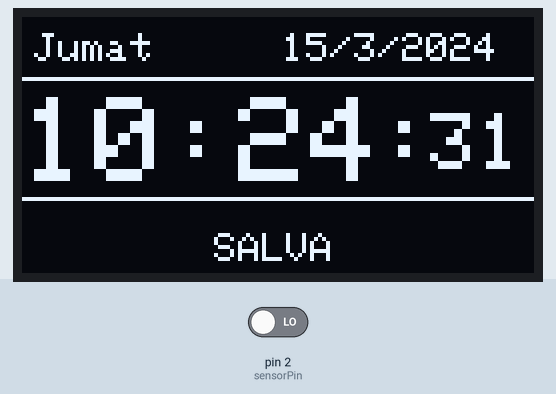
A sketch run on a simulated Arduino Uno, built with avr-gcc and run on an emulated ATmega328P. Parts: 128×64 one-colour display. The inputs (shaded band) are chosen by the test bench; at power-on: pin 2 (sensorPin) LOW. The local clock reads 2024-03-15 10:24:30 at power-on unless the sketch sets it; random numbers use the default seed unless the sketch sets one; what the sketch prints to the serial monitor is not drawn.

Above: at 1.1 s.
At 5.2 s:
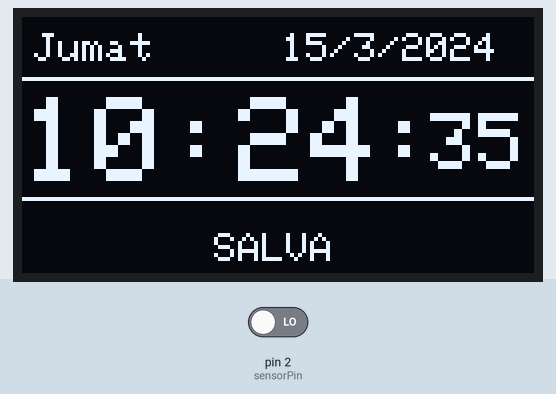
At 9.4 s:
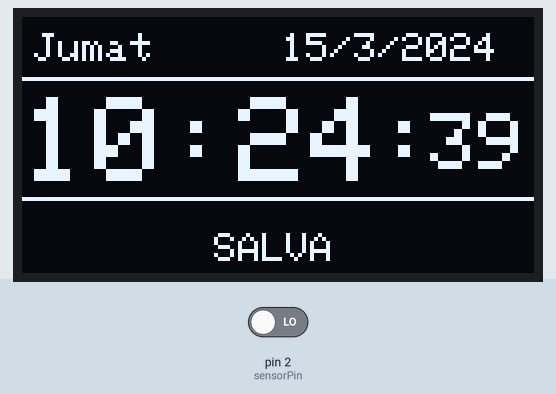
At 17.6 s:
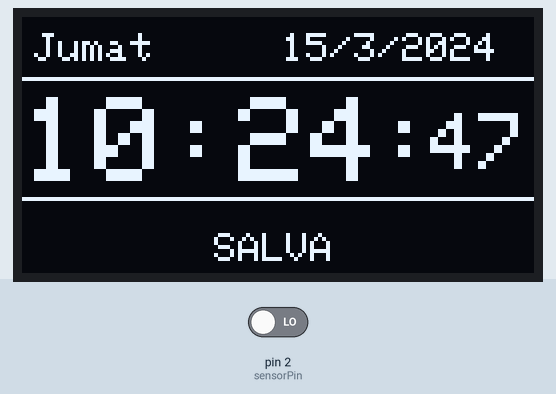
At 33.3 s:
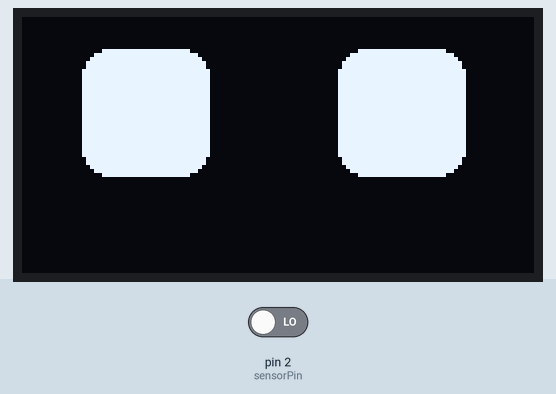
At 38.22 s:
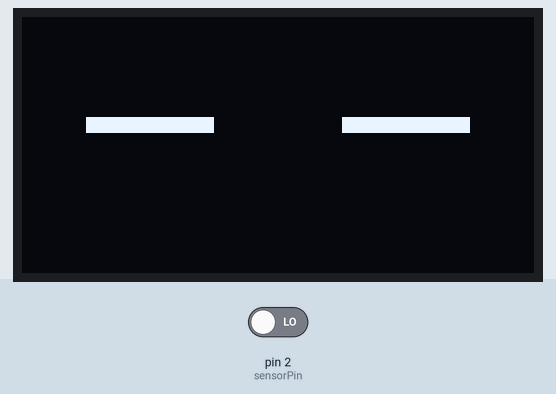

The sketch:

main.ino
```cpp
#include <Wire.h>
#include "RTClib.h"
#include <Adafruit_GFX.h>
#include <Adafruit_SSD1306.h>

RTC_DS1307 rtc;

int num = 1;
int number = 1;
const int sensorPin = 2;  // Pin sensor getar
unsigned long lastVibrationTime = 0;  // Waktu getaran terakhir terdeteksi
unsigned long debounceDelay = 50;     // Waktu debounce untuk menghindari pembacaan false
unsigned long interval = 30000;       // Interval 1 menit (60.000 ms)
bool vibrationDetected = false;

#define SCREEN_WIDTH 128 // OLED display width, in pixels
#define SCREEN_HEIGHT 64 // OLED display height, in pixels
#define BUTTON_1 12
// Declaration for an SSD1306 display connected to I2C (SDA, SCL pins)
#define OLED_RESET     -1 // Reset pin # (or -1 if sharing Arduino reset pin)
Adafruit_SSD1306 display(SCREEN_WIDTH, SCREEN_HEIGHT, &Wire, OLED_RESET);

#include "eyes.h"

bool state_button_1 = false;
int sleepCounter = 0;

char daysOfTheWeek[7][12] = {"Minggu", "Senin", "Selasa", "Rabu", "Kamis", "Jumat", "Sabtu"};

void setup() {
  // put your setup code here, to run once:
  pinMode(sensorPin, INPUT);
  pinMode(8,INPUT_PULLUP);
  pinMode(9,INPUT_PULLUP);
  pinMode(10,INPUT_PULLUP);
  pinMode(11,INPUT_PULLUP);
  pinMode(BUTTON_1, INPUT_PULLUP);
  digitalWrite(BUTTON_1, HIGH);
  lastVibrationTime = millis();  // Inisialisasi dengan waktu sekarang

  Serial.begin(115200);
  Serial.println("Booting");

  if (!rtc.begin()) {
    Serial.println("Couldn't find RTC");
    Serial.flush();
    abort();
  }

  DateTime now = rtc.now();
  Serial.print("Current time: ");
  Serial.print(now.year(), DEC);
  Serial.print('/');
  Serial.print(now.month(), DEC);
  Serial.print('/');
  Serial.print(now.day(), DEC);
  Serial.print(" ");
  Serial.print(now.hour(), DEC);
  Serial.print(':');
  Serial.print(now.minute(), DEC);
  Serial.print(':');
  Serial.print(now.second(), DEC);
  Serial.println();

  // Update RTC with a new time, e.g., to the time when the Arduino was last reset
  // rtc.adjust(DateTime(F(__DATE__), F(__TIME__))); // Uncomment this line to use the compile time

  if(!display.begin(SSD1306_SWITCHCAPVCC, 0x3c)) { // Address 0x3D for 128x64
    Serial.println(F("SSD1306 allocation failed"));
    for(;;); // Don't proceed, loop forever
  }

  delay(1000);  // Pause for 2 seconds
  // Clear the buffer
  display.clearDisplay();
  display.setTextColor(WHITE);
}

unsigned char readkey(void){
  unsigned char ret=0;
    if (digitalRead(8)==0 ) ret=1;  //izquierda
    if (digitalRead(9)==0) ret+=2; //arriba
    if (digitalRead(10)==0) ret+=4; //abajo
    if (digitalRead(11)==0) ret+=8; //fuego
  return (ret);
}

String formatOrdinal(uint8_t x) {
  String suffix;

  if (x >= 11 && x <= 13) {
    suffix = "th";
  } else {
    switch (x % 10) {
      case 1:
        suffix = "st";
        break;
      case 2:
        suffix = "nd";
        break;
      case 3:
        suffix = "rd";
        break;
      default:
        suffix = "th";
        break;
    }
  }

  return String(x) + suffix;
}

String DayMonthYear(uint8_t Day, uint8_t Month, uint16_t Year){
  String DayMonthYearText;
  if (Month == 1)  DayMonthYearText = "JAN ";
  if (Month == 2)  DayMonthYearText = "FEB ";
  if (Month == 3)  DayMonthYearText = "MAR ";
  if (Month == 4)  DayMonthYearText = "APR ";
  if (Month == 5)  DayMonthYearText = "MAY ";
  if (Month == 6)  DayMonthYearText = "JUN ";
  if (Month == 7)  DayMonthYearText = "JUL ";
  if (Month == 8)  DayMonthYearText = "AUG ";
  if (Month == 9)  DayMonthYearText = "SEP ";
  if (Month == 10)  DayMonthYearText = "OCT ";
  if (Month == 11)  DayMonthYearText = "NOV ";
  if (Month == 12)  DayMonthYearText = "DEC ";

  DayMonthYearText = DayMonthYearText + formatOrdinal(Day) + " " + Year;

  return DayMonthYearText;
}

String AddLeadingZero(uint8_t x){
  String AddLeadingZeroText;
  if (x < 10) AddLeadingZeroText = "0";
  else AddLeadingZeroText = "";
  AddLeadingZeroText = AddLeadingZeroText + x;
  return AddLeadingZeroText;
}

String CurrentTime(uint8_t h, uint8_t i){
  String CurrentTimeText = "";
  CurrentTimeText = CurrentTimeText + AddLeadingZero(h) + ":" + AddLeadingZero(i);
  return CurrentTimeText;
}

void drawCentreString(String text, int y, int textSize=1, int textColor=SSD1306_WHITE) {
  // Calculate the length of the text to determine the center position
  int16_t positionX, positionY;
  uint16_t textWidth, textHeight;
  display.getTextBounds(text.c_str(), 0, 0, &positionX, &positionY, &textWidth, &textHeight);
  int16_t textX = (SCREEN_WIDTH - textWidth) / 2;

  // Display text on center
  display.setCursor(textX, y);
  display.setTextSize(textSize);
  display.setTextColor(textColor);
  display.println(text);
}

void enterSleepMode(bool mode) {
  if (mode) display.ssd1306_command(SSD1306_DISPLAYOFF);
  else display.ssd1306_command(SSD1306_DISPLAYON);
}

int xp=16;
int mood=1;

void animation() {
  number++;
  int n;
  static int xd=0;
  static int espera=0;
  static int step=0;
  int x1,x2;
    if (espera>0) {
      espera--;
      delay(1);
    } else {
      x1=   xd+ (xp>16? (16+2*(xp-16)):xp);
      x2=64+xd+ (xp<16? (-16+(xp*2))  :xp);
      switch (step){
        case 0:
        display.clearDisplay(); // Clear the display buffer
        if (xp<6) {
                display.drawBitmap(x1, 8, peyes[mood][2][0], 32, 32, WHITE);
                display.drawBitmap(x2, 8, peyes[mood][1][1], 32, 32, WHITE);
        } else if (xp<26) {
                display.drawBitmap(x1, 8, peyes[mood][0][0], 32, 32, WHITE);
                display.drawBitmap(x2, 8, peyes[mood][0][1], 32, 32, WHITE);
        } else {
                display.drawBitmap(x1, 8, peyes[mood][1][0], 32, 32, WHITE);
                display.drawBitmap(x2, 8, peyes[mood][2][1], 32, 32, WHITE);
        }
        display.display();
        espera=random(250, 1000);
        n=random(0,7);
        if (n==6) {
            step=1;
        } else {
            step=2;
        }
        break;
        case 1:
        display.clearDisplay(); // Clear the display buffer
        display.drawBitmap(x1, 8, eye0, 32, 32, WHITE);
        display.drawBitmap(x2, 8, eye0, 32, 32, WHITE);
        display.display();
        espera=100;
        step=0;
        break;
        case 2:
        n=random(0,10);
        if (n<5) xd--;
        if (n>5) xd++;
        if (xd<-4) xd=-3;
        if (xd>4) xd=3;
        espera=0;
        step=0;
        break;
      }
    }

    //n=0;

    if (number < 10000) {
      n = 0;
      mood=1;
    }

    if (number > 10000 && number < 10200) {
      n = 0;
      mood=2;
    };

    if (number > 10200 && number < 10300) {
      n = 2;
      mood=3;
    }

    if (number > 10300 && number < 10400) {
      n = 4;
      mood=4;
    }

    if (number > 10400 && number < 10500) {
      n = 1;
      mood=0;
      xp=(xp<=16?16:xp-1);
    };

    if (number > 10500) {
      n = 0;
      mood=1;
      number = 0;
    };

if (n==2) xp=(xp<=0?0:xp-1);
if (n==4) xp=(xp>=32?32:xp+1);
if (n!=0) { espera=0; step=0; }
}


void clockState() {
  display.clearDisplay();
  DateTime now = rtc.now();

  display.setCursor(3, 4);
  display.setTextSize(1);
  display.setTextColor(SSD1306_WHITE);
  String dayOfWeek;
  switch (now.dayOfTheWeek()) {
    case 0: dayOfWeek = "Minggu"; break;
    case 1: dayOfWeek = "Senin"; break;
    case 2: dayOfWeek = "Selasa"; break;
    case 3: dayOfWeek = "Rabu"; break;
    case 4: dayOfWeek = "Kamis"; break;
    case 5: dayOfWeek = "Jumat"; break;
    case 6: dayOfWeek = "Sabtu"; break;
  }
  display.println(dayOfWeek);

  display.setCursor(65, 4);
  display.setTextSize(1);
  display.setTextColor(SSD1306_WHITE);
  String dateStr = String(now.day()) + "/" + String(now.month()) + "/" + String(now.year());
  display.println(dateStr);

  display.drawLine(0, 15, 128, 15, 1);

  display.setCursor(0, 20);
  display.setTextSize(3);
  display.setTextColor(SSD1306_WHITE);
  display.println(CurrentTime(now.hour(), now.minute()));

  display.setCursor(88, 20);
  display.setTextSize(3);
  display.setTextColor(SSD1306_WHITE);
  display.println(":");

  display.setCursor(102, 24);
  display.setTextSize(2);
  display.setTextColor(SSD1306_WHITE);
  display.println(AddLeadingZero(now.second()));

  display.drawLine(0, 45, 128, 45, 1);

  display.setCursor(48, 54);
  display.setTextSize(1);
  display.setTextColor(SSD1306_WHITE);
  display.println("SALVA");

  display.display();
  delay(1000);
}

bool animasi = true;


void loop() {
  // num++;
  // animation();
  //  if (num >= 5000) {
  //   num = 0;
  // } else if (num >= 15) {
  //   animation();
  // } else {
  //   clockState();
  // }
  int sensorValue = digitalRead(sensorPin);

  // Jika sensor mendeteksi getaran
  if (sensorValue == HIGH) {
    // Update waktu getaran terakhir terdeteksi
    lastVibrationTime = millis();
    vibrationDetected = false;  // Set false jika ada getaran
  }

  // Cek apakah sudah lebih dari 1 menit sejak getaran terakhir
  if (millis() - lastVibrationTime >= interval) {
    vibrationDetected = true;   // Set true jika tidak ada getaran selama 1 menit
  }

  // Tampilkan status getaran pada Serial Monitor
  if (vibrationDetected) {
    animation();
  } else {
    clockState();
  }

}
```

Source omitted: eyes.h (31937 bytes)

Measured:
- what the display in image 0 shows lasts 1.0 s, from 1.1 s to 2.1 s
